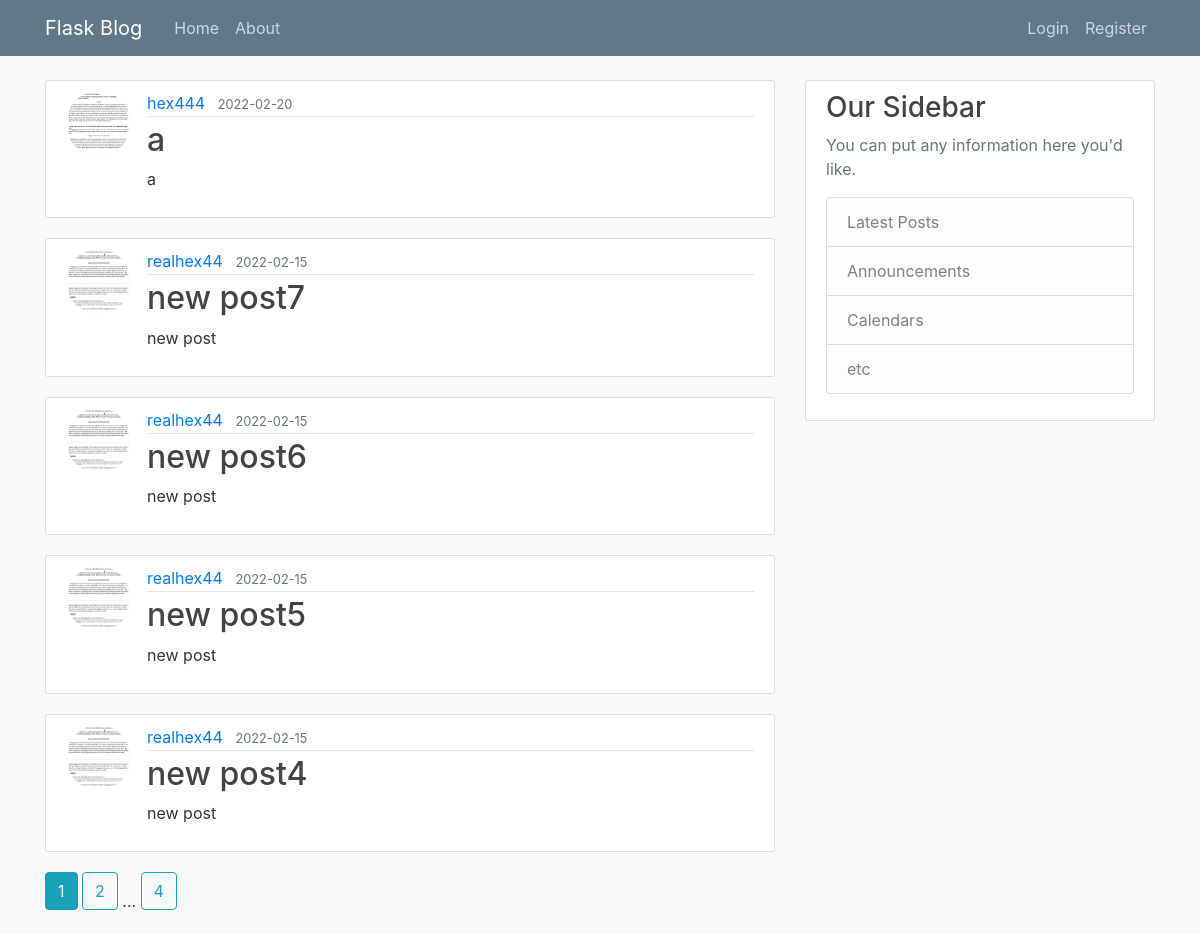
The page / on the database its author committed.
### flaskblog/models.py (models this page shows, shortened)
class Post(db.Model):
    id = db.Column(db.Integer, primary_key=True)
    title = db.Column(db.String(100), nullable=False)
    date_posted = db.Column(db.DateTime, nullable=False, default=datetime.utcnow)
    content = db.Column(db.Text, nullable=False)
    user_id = db.Column(db.Integer, db.ForeignKey('user.id'), nullable=False)

class User(db.Model, UserMixin):
    id = db.Column(db.Integer, primary_key=True)
    username = db.Column(db.String(20), unique=True, nullable=False)
    email = db.Column(db.String(120), unique=True, nullable=False)
    image_file = db.Column(db.String(20), nullable=False, default='default.jpg')
    password = db.Column(db.String(60), nullable=False)
    posts = db.relationship('Post', backref="author", lazy=True)

### flaskblog/main/routes.py (the view)
@main.route("/")
def home():
    page = request.args.get("page", 1, type=int)
    posts = Post.query.order_by(Post.date_posted.desc()).paginate(per_page=5, page=page)
    return render_template("home.html", posts=posts)

### flaskblog/templates/home.html
{% extends "layout.html" %}
{% block content %}
    {% for post in posts.items %}
    <article class="media content-section">
      <img src="{{ url_for('static', filename='profile_pics/' + post.author.image_file) }}" alt="pfp of author" class="rounded-circle article-img">
        <div class="media-body">
          <div class="article-metadata">
            <a class="mr-2" href="{{url_for('users.user_posts', username=post.author.username)}}">{{ post.author.username }}</a>
            <small class="text-muted">{{ post.date_posted.strftime("%Y-%m-%d") }}</small>
          </div>
          <h2><a class="article-title" href="{{ url_for('posts.post', post_id=post.id) }}">{{ post.title }}</a></h2>
          <p class="article-content">{{ post.content }}</p>
        </div>
      </article>
    {% endfor %}
    {% for page_num in posts.iter_pages(left_edge=1,right_edge=1,left_current=1,right_current=2) %}
      {% if page_num %}
        {%if posts.page == page_num %}
          <a class="btn btn-info mb-4" href="{{ url_for('main.home', page=page_num) }}">{{ page_num }}</a>
        {% else %}
          <a class="btn btn-outline-info mb-4" href="{{ url_for('main.home', page=page_num) }}">{{ page_num }}</a>
        {% endif %}
      {% else %}
        ...
      {% endif %}
    {% endfor %}
{% endblock content %}

### flaskblog/static/main.css (style rules this page uses)
body { background: #fafafa; color: #333333; margin-top: 5rem; }
h1, h2, h3, h4, h5, h6 { color: #444444; }
.content-section { background: #ffffff; padding: 10px 20px; border: 1px solid #dddddd; border-radius: 3px; margin-bottom: 20px; }
.article-title { color: #444444; }
.article-content { white-space: pre-line; }
.article-img { height: 65px; width: 65px; margin-right: 16px; }
.article-metadata { padding-bottom: 1px; margin-bottom: 4px; border-bottom: 1px solid #e3e3e3 }

### rows shown on the page
Post: image_file (picture), author.username "hex444", date_posted "2022-02-20", title "a", content "a"
Post: image_file (picture), author.username "realhex44", date_posted "2022-02-15", title "new post7", content "new post"
Post: image_file (picture), author.username "realhex44", date_posted "2022-02-15", title "new post6", content "new post"
Post: image_file (picture), author.username "realhex44", date_posted "2022-02-15", title "new post5", content "new post"
Post: image_file (picture), author.username "realhex44", date_posted "2022-02-15", title "new post4", content "new post"

### other values the page prints
{{ page_num }} "1"
{{ page_num }} "2" "4"
